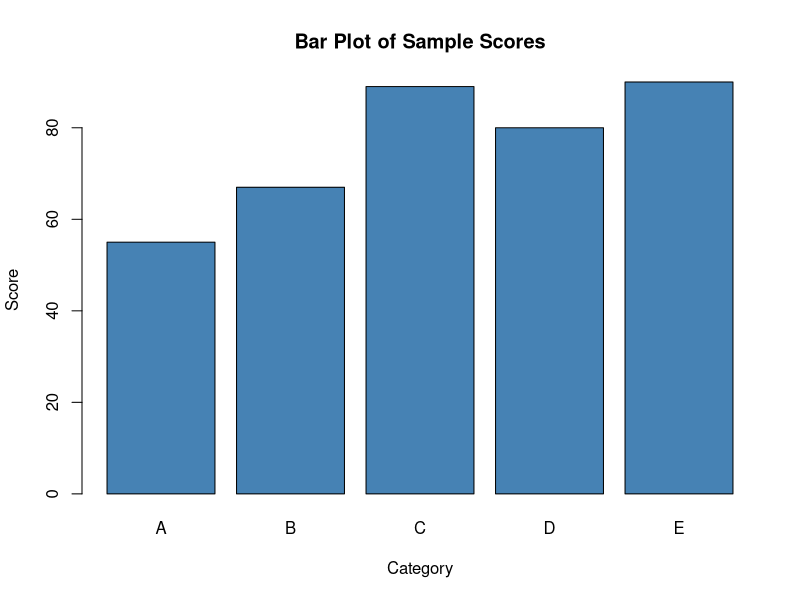
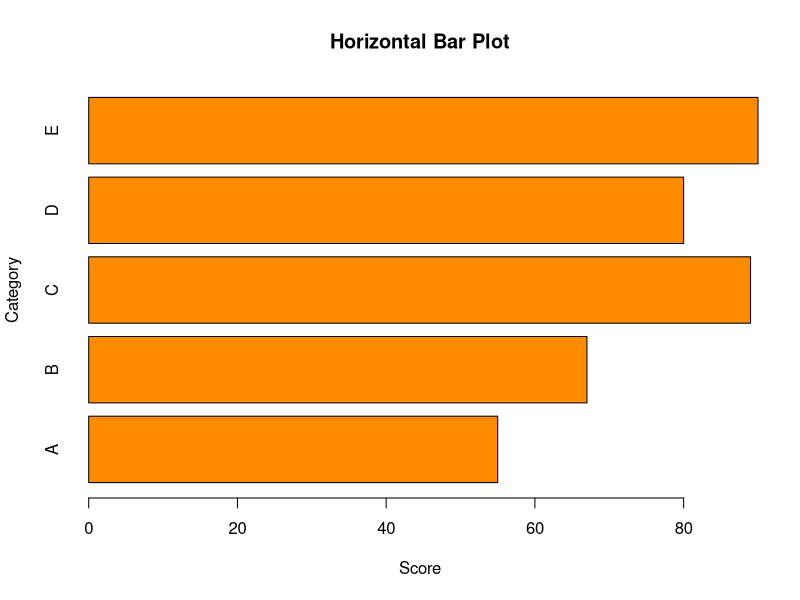

These charts were generated, in order, by the following R code:
a <- c(55, 67, 89, 80, 90)

barplot(a, names.arg = c("A","B","C","D","E"), col = "steelblue",
        main = "Bar Plot of Sample Scores", xlab = "Category", ylab = "Score")

barplot(a, names.arg = c("A","B","C","D","E"), col = "darkorange", horiz = TRUE,
        main = "Horizontal Bar Plot", xlab = "Score", ylab = "Category")
